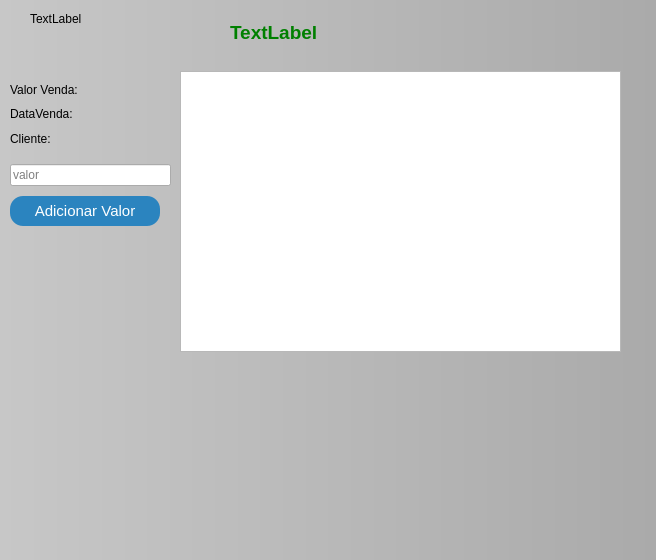
<?xml version="1.0" encoding="UTF-8"?>
<ui version="4.0">
 <class>EntradasVendasPrazo</class>
 <widget class="QDialog" name="EntradasVendasPrazo">
  <property name="geometry">
   <rect>
    <x>0</x>
    <y>0</y>
    <width>656</width>
    <height>560</height>
   </rect>
  </property>
  <property name="windowTitle">
   <string>Dialog</string>
  </property>
  <property name="styleSheet">
   <string notr="true">

#EntradasVendasPrazo{
background-color: rgb(199, 199, 199);
background-color: qlineargradient(spread:pad, x1:0, y1:0, x2:1, y2:0, stop:0 rgba(199, 199, 199, 255), stop:1 rgba(170, 170, 170, 255));

}
QPushButton{
background-color: rgb(43, 132, 191);
color: rgb(255, 255, 255);
font-size: 15px;
border-radius: 13px;

}

QPushButton:hover{
	background-color: rgb(13, 92, 161);
}
QPushButton:pressed{
	
color: rgb(255, 255, 255);
	background-color: rgb(153, 193, 241);
font-size: 15px;
border-radius: 13px;
}
QGroupBox{
background-color:rgb(170, 170, 170);
	font: 700 9pt &quot;Segoe UI&quot;;
	font-size: 15px;
}
</string>
  </property>
  <widget class="QLabel" name="label">
   <property name="geometry">
    <rect>
     <x>30</x>
     <y>10</y>
     <width>66</width>
     <height>18</height>
    </rect>
   </property>
   <property name="text">
    <string>TextLabel</string>
   </property>
  </widget>
  <widget class="QLabel" name="label_5">
   <property name="geometry">
    <rect>
     <x>230</x>
     <y>17</y>
     <width>201</width>
     <height>31</height>
    </rect>
   </property>
   <property name="font">
    <font>
     <pointsize>14</pointsize>
     <bold>true</bold>
    </font>
   </property>
   <property name="layoutDirection">
    <enum>Qt::LeftToRight</enum>
   </property>
   <property name="autoFillBackground">
    <bool>false</bool>
   </property>
   <property name="styleSheet">
    <string notr="true">color: green;</string>
   </property>
   <property name="text">
    <string>TextLabel</string>
   </property>
  </widget>
  <widget class="QWidget" name="layoutWidget">
   <property name="geometry">
    <rect>
     <x>10</x>
     <y>160</y>
     <width>161</width>
     <height>71</height>
    </rect>
   </property>
   <layout class="QVBoxLayout" name="verticalLayout">
    <item>
     <widget class="QLineEdit" name="ledit_AddValor">
      <property name="placeholderText">
       <string>valor</string>
      </property>
     </widget>
    </item>
    <item>
     <widget class="QPushButton" name="btn_AddValor">
      <property name="sizePolicy">
       <sizepolicy hsizetype="Fixed" vsizetype="Fixed">
        <horstretch>0</horstretch>
        <verstretch>0</verstretch>
       </sizepolicy>
      </property>
      <property name="minimumSize">
       <size>
        <width>150</width>
        <height>30</height>
       </size>
      </property>
      <property name="maximumSize">
       <size>
        <width>150</width>
        <height>30</height>
       </size>
      </property>
      <property name="sizeIncrement">
       <size>
        <width>150</width>
        <height>30</height>
       </size>
      </property>
      <property name="text">
       <string>Adicionar Valor</string>
      </property>
     </widget>
    </item>
   </layout>
  </widget>
  <widget class="QWidget" name="layoutWidget">
   <property name="geometry">
    <rect>
     <x>10</x>
     <y>80</y>
     <width>151</width>
     <height>68</height>
    </rect>
   </property>
   <layout class="QVBoxLayout" name="verticalLayout_2">
    <item>
     <widget class="QLabel" name="label_2">
      <property name="text">
       <string>Valor Venda: </string>
      </property>
     </widget>
    </item>
    <item>
     <widget class="QLabel" name="label_3">
      <property name="text">
       <string>DataVenda:</string>
      </property>
     </widget>
    </item>
    <item>
     <widget class="QLabel" name="label_4">
      <property name="text">
       <string>Cliente:</string>
      </property>
     </widget>
    </item>
   </layout>
  </widget>
  <widget class="QTableView" name="tview_Entradas">
   <property name="geometry">
    <rect>
     <x>180</x>
     <y>71</y>
     <width>441</width>
     <height>281</height>
    </rect>
   </property>
   <property name="alternatingRowColors">
    <bool>true</bool>
   </property>
   <property name="selectionBehavior">
    <enum>QAbstractItemView::SelectRows</enum>
   </property>
   <property name="gridStyle">
    <enum>Qt::SolidLine</enum>
   </property>
   <attribute name="horizontalHeaderCascadingSectionResizes">
    <bool>true</bool>
   </attribute>
   <attribute name="horizontalHeaderStretchLastSection">
    <bool>true</bool>
   </attribute>
  </widget>
 </widget>
 <resources/>
 <connections/>
</ui>
